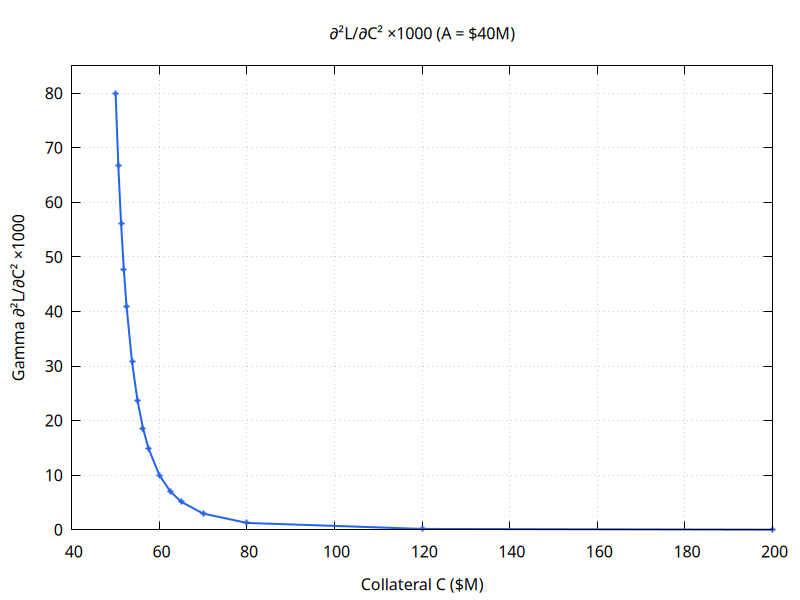

Here is the gnuplot script that generated this plot:
set terminal pngcairo size 800,600 background "#ffffff"
set grid
set key bmargin
set style line 1 lc rgb "#2563eb" lw 2
set style line 2 lc rgb "#10b981" lw 2
set style line 3 lc rgb "#f59e0b" lw 2
set style line 4 lc rgb "#dc2626" lw 2
set style line 5 lc rgb "#8b5cf6" lw 2
set output "leverage-gamma-variable-sail.png"
set title "∂²L/∂C² ×1000 (A = $40M)"
set xlabel "Collateral C ($M)"
set ylabel "Gamma ∂²L/∂C² ×1000"
set yrange [0:85]

plot '-' using 1:2 with linespoints ls 1 notitle
50  80
50.625  66.6965
51.25  56.1866
51.875  47.7737
52.5  40.96
53.75  30.7739
55  23.7037
56.25  18.6436
57.5  14.9271
60  10
62.5  7.02332
65  5.12
70  2.96296
80  1.25
120  0.15625
200  0.0195312
e
